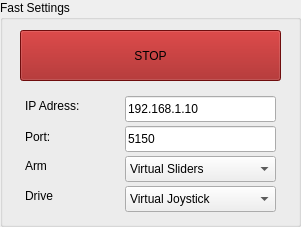
   <widget class="QGroupBox" name="groupBox_2">
    <property name="geometry">
     <rect>
      <x>528</x>
      <y>126</y>
      <width>301</width>
      <height>227</height>
     </rect>
    </property>
    <property name="title">
     <string>Fast Settings</string>
    </property>
    <widget class="QLabel" name="label_drive_control">
     <property name="geometry">
      <rect>
       <x>25</x>
       <y>186</y>
       <width>51</width>
       <height>20</height>
      </rect>
     </property>
     <property name="text">
      <string>Drive</string>
     </property>
    </widget>
    <widget class="QLabel" name="label_arm_control">
     <property name="geometry">
      <rect>
       <x>25</x>
       <y>156</y>
       <width>31</width>
       <height>20</height>
      </rect>
     </property>
     <property name="frameShape">
      <enum>QFrame::NoFrame</enum>
     </property>
     <property name="text">
      <string>Arm</string>
     </property>
    </widget>
    <widget class="QComboBox" name="comboBox_arm_control">
     <property name="geometry">
      <rect>
       <x>125</x>
       <y>156</y>
       <width>151</width>
       <height>26</height>
      </rect>
     </property>
     <property name="maxVisibleItems">
      <number>5</number>
     </property>
     <item>
      <property name="text">
       <string>Virtual Sliders</string>
      </property>
     </item>
     <item>
      <property name="text">
       <string>Physical Joystick 1</string>
      </property>
     </item>
     <item>
      <property name="text">
       <string>Physical Joystick 2</string>
      </property>
     </item>
    </widget>
    <widget class="QComboBox" name="comboBox_drive_control">
     <property name="geometry">
      <rect>
       <x>125</x>
       <y>186</y>
       <width>151</width>
       <height>26</height>
      </rect>
     </property>
     <property name="currentIndex">
      <number>0</number>
     </property>
     <property name="maxVisibleItems">
      <number>5</number>
     </property>
     <item>
      <property name="text">
       <string>Virtual Joystick</string>
      </property>
     </item>
     <item>
      <property name="text">
       <string>Physical Joystick 1</string>
      </property>
     </item>
     <item>
      <property name="text">
       <string>Physical Joystick 2</string>
      </property>
     </item>
    </widget>
    <widget class="QLabel" name="label_3">
     <property name="geometry">
      <rect>
       <x>25</x>
       <y>96</y>
       <width>81</width>
       <height>20</height>
      </rect>
     </property>
     <property name="text">
      <string>IP Adress:</string>
     </property>
    </widget>
    <widget class="QLabel" name="label_4">
     <property name="geometry">
      <rect>
       <x>25</x>
       <y>126</y>
       <width>81</width>
       <height>21</height>
      </rect>
     </property>
     <property name="text">
      <string>Port:</string>
     </property>
    </widget>
    <widget class="QLineEdit" name="lineEdit_IP_adress">
     <property name="geometry">
      <rect>
       <x>125</x>
       <y>96</y>
       <width>151</width>
       <height>26</height>
      </rect>
     </property>
     <property name="text">
      <string>192.168.1.10</string>
     </property>
    </widget>
    <widget class="QLineEdit" name="lineEdit_port">
     <property name="geometry">
      <rect>
       <x>125</x>
       <y>126</y>
       <width>151</width>
       <height>26</height>
      </rect>
     </property>
     <property name="text">
      <string>5150</string>
     </property>
    </widget>
    <widget class="QPushButton" name="pushButton_stop">
     <property name="geometry">
      <rect>
       <x>20</x>
       <y>30</y>
       <width>261</width>
       <height>51</height>
      </rect>
     </property>
     <property name="styleSheet">
      <string notr="true">
  background: rgb(156, 18, 18);
  


</string>
     </property>
     <property name="text">
      <string>STOP</string>
     </property>
     <property name="checkable">
      <bool>false</bool>
     </property>
     <property name="autoDefault">
      <bool>false</bool>
     </property>
     <property name="default">
      <bool>false</bool>
     </property>
     <property name="flat">
      <bool>false</bool>
     </property>
    </widget>
   </widget>
